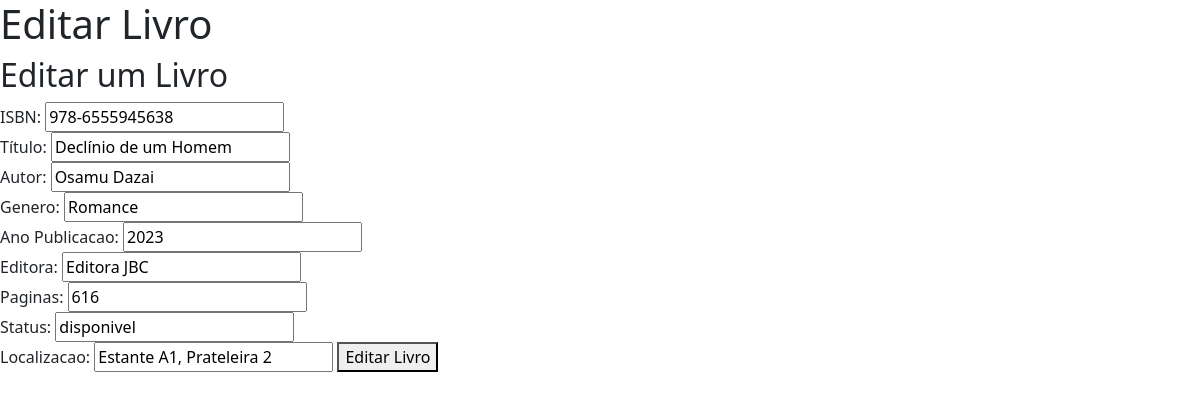
Screenshot of /biblioteca/atualizar/978-6555945638 with the database file from the repository.
### tables this page shows
CREATE TABLE livros (
    isbn TEXT PRIMARY KEY,
    titulo TEXT,
    autor TEXT,
    genero TEXT,
    ano_publicacao INT,
    editora TEXT,
    paginas INT,
    status TEXT,
    localizacao TEXT
    );

### app.py (the view, shortened to what this page needs)
@app.route('/biblioteca/atualizar/<isbn>', methods=['GET', 'POST'])
def atualiza_livro(isbn):
    if request.method == 'GET':
        biblioteca = database.pesquisar_livro((isbn,))
        biblioteca = formatar(biblioteca)
        print(biblioteca)
        return render_template('editar_livro.html', livro=biblioteca[0])

### app.py (called while the page is built)
def formatar(valor):
    chaves = ["isbn","titulo","autor","genero","ano_publicacao","editora","paginas","status","localizacao"]
    valor = [dict(zip(chaves, tupla)) for tupla in valor]
    return valor

### database.py (called while the page is built)
def pesquisar_livro(args):
    query = f"""SELECT * FROM livros WHERE isbn = ?;
    """
    conn = sqlite3.connect('database.db')
    cursor = conn.cursor()
    cursor.execute(query, args)
    result = cursor.fetchall() #mostra um registro
    conn.close()
    return result

### templates/editar_livro.html
{% extends 'base.html' %}
{% block titulo %}
    <h1>Editar Livro</h1>
{% endblock %}
{% block conteudo %}
<h2>Editar um Livro</h2>
<form action="/biblioteca/atualizar/{{livro.isbn}}" method="POST">
    <label>ISBN: <input type="text" name="isbn" value="{{livro.isbn}}" readonly></label><br>
    <label>Título: <input type="text" name="titulo" value="{{livro.titulo}}" required></label><br>
    <label>Autor: <input type="text" name="autor" value="{{livro.autor}}" required></label><br>
    <label>Genero: <input type="text" name="genero" value="{{livro.genero}}" required> </label><br>
    <label>Ano Publicacao: <input type="text" name="ano_publicacao" value="{{livro.ano_publicacao}}" required> </label><br>
    <label>Editora: <input type="text" name="editora" value="{{livro.editora}}" required> </label><br>
    <label>Paginas: <input type="text" name="paginas" value="{{livro.paginas}}" required> </label><br>
    <label>Status: <input type="text" name="status" value="{{livro.status}}" required> </label><br>
    <label>Localizacao: <input type="text" name="localizacao" value="{{livro.localizacao}}" required> </label>
    <button type="submit">Editar Livro</button>
</form>
{% endblock %}

### rows the page displays
livros: isbn "978-6555945638", titulo "Declínio de um Homem", autor "Osamu Dazai", genero "Romance", ano_publicacao "2023", editora "Editora JBC", paginas "616", status "disponivel", localizacao "Estante A1, Prateleira 2"
